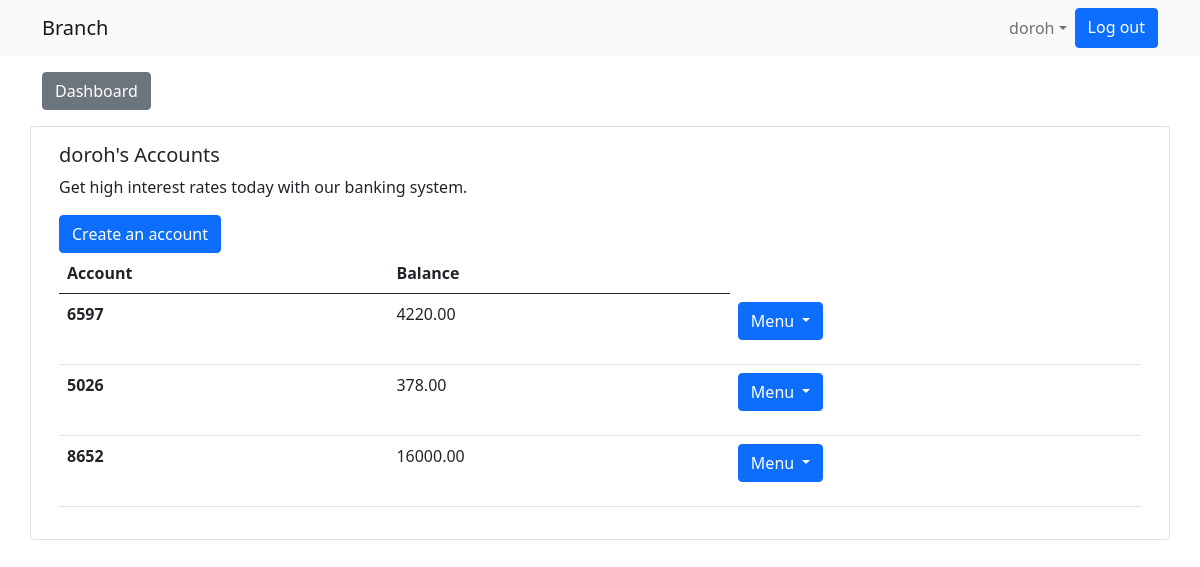
Page /home/ (signed in) on the earlier database version.
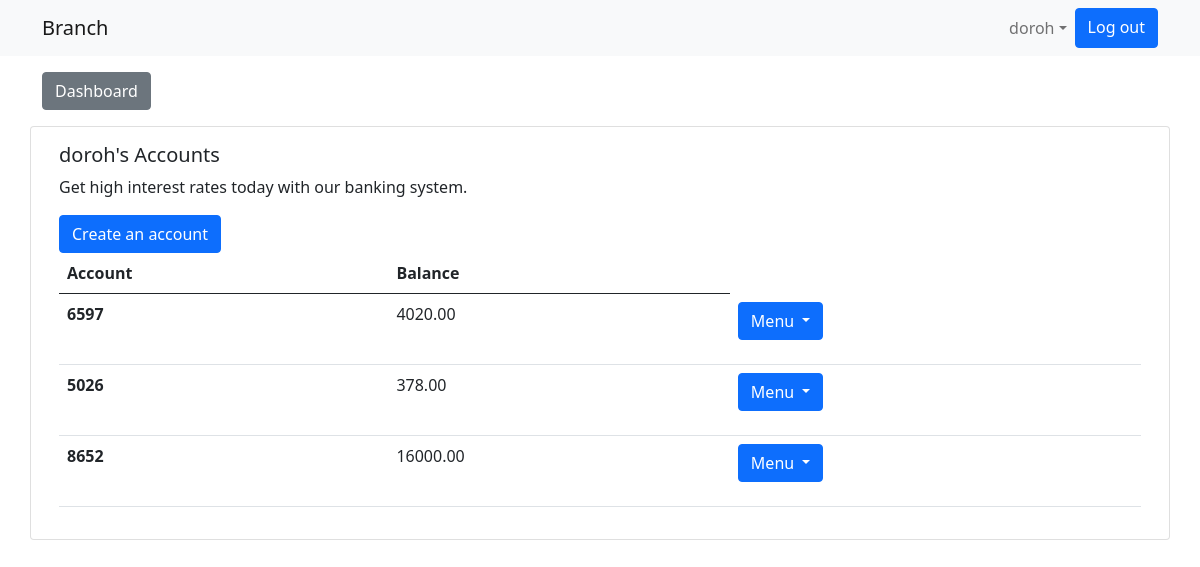
Same page on the later database version.
### branch/models.py (models this page shows, shortened)
class Account(models.Model):
    name = models.CharField(max_length=30, unique=True, default='')
    balance=models.DecimalField( max_digits=12, decimal_places=2)
    customer=models.ForeignKey(Customer, on_delete=models.CASCADE)
    timestamp = models.DateTimeField(auto_now_add = True)

### branch/views.py (the view)
# urls.py: 2. Add a URL to urlpatterns:  path('', views.home, name='home')
@login_required
def home(request):
    accounts = Account.objects.filter(customer__user = request.user)
    total_amount = Account.objects.aggregate(sum=Sum ('balance') )
    loans = Loan.objects.filter(name=request.user)
    total_loans = Loan.objects.aggregate(sum=Sum ('amount') )
    return render(request, 'home.html',{"accounts":accounts, "total_loans":total_loans, "total_amount":total_amount,"loans":loans})

### templates/home.html (shortened to what this page needs)
{% extends 'base.html' %}
  {% block content%}
<div class="container">
<a class="btn btn-secondary mt-3 ml-auto" href="{% url 'dashboard'%}"> Dashboard</a>
      <div class="mt-3 row">
  <div class="card" >
  <div class="card-body">
    <h5 class="card-title"> {{user}}'s  Accounts</h5>
    <p class="card-text">Get high interest rates today with our banking system.</p>
<a href="{% url 'create'%}" class="btn btn-primary">Create an account</a>
    <table class="table">
      <thead>
        <tr>
          <th scope="col">Account</th>
          <th scope="col">Balance</th>
        </tr>
      </thead>
      <tbody>
        {% for account in accounts %}
        <tr>
          <th scope="row">{{account.name}}</th>
          <td>{{account.balance}}</td>
<td>
  <div class="dropdown">
    <a class="btn btn-primary dropdown-toggle" href="#" role="button" id="dropdownMenuLink" data-bs-toggle="dropdown" aria-expanded="false">
      Menu
    </a>
    <ul class="dropdown-menu" aria-labelledby="dropdownMenuLink">
              <li><a class="dropdown-item" href="{%url 'send_money' account.pk%}"</a>Send Money </li>
    </ul>
  </div>
  </td>
        </tr>
        {% endfor %}
      </tbody>
    </table>
  </div>
</div>
</div>
</div>
{% endblock%}

Differences in the rows shown:
changed Account (number 1 of 3 on the later page): balance "4220.00" → "4020.00"
